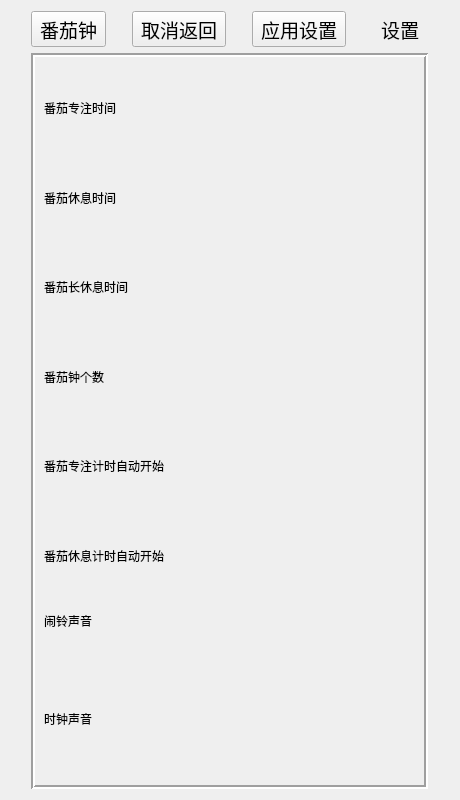
<?xml version="1.0" encoding="UTF-8"?>
<ui version="4.0">
 <class>Widget</class>
 <widget class="QWidget" name="Widget">
  <property name="geometry">
   <rect>
    <x>0</x>
    <y>0</y>
    <width>460</width>
    <height>800</height>
   </rect>
  </property>
  <property name="windowTitle">
   <string>谷哥番茄钟</string>
  </property>
  <layout class="QGridLayout" name="gridLayout_2">
   <item row="0" column="3">
    <widget class="QToolButton" name="tool_btn_settings">
     <property name="font">
      <font>
       <family>Yuppy SC</family>
       <pointsize>14</pointsize>
      </font>
     </property>
     <property name="cursor">
      <cursorShape>PointingHandCursor</cursorShape>
     </property>
     <property name="text">
      <string>设置</string>
     </property>
     <property name="icon">
      <iconset resource="res.qrc">
       <normaloff>:/Icons/settings_button.png</normaloff>:/Icons/settings_button.png</iconset>
     </property>
     <property name="iconSize">
      <size>
       <width>32</width>
       <height>32</height>
      </size>
     </property>
     <property name="shortcut">
      <string>Alt+S</string>
     </property>
     <property name="toolButtonStyle">
      <enum>Qt::ToolButtonTextUnderIcon</enum>
     </property>
     <property name="autoRaise">
      <bool>true</bool>
     </property>
    </widget>
   </item>
   <item row="0" column="1">
    <widget class="QToolButton" name="settings_cancel_btn">
     <property name="font">
      <font>
       <family>Yuppy SC</family>
       <pointsize>14</pointsize>
      </font>
     </property>
     <property name="cursor">
      <cursorShape>PointingHandCursor</cursorShape>
     </property>
     <property name="text">
      <string>取消返回</string>
     </property>
     <property name="icon">
      <iconset resource="res.qrc">
       <normaloff>:/Icons/cancel_button.png</normaloff>:/Icons/cancel_button.png</iconset>
     </property>
     <property name="iconSize">
      <size>
       <width>44</width>
       <height>32</height>
      </size>
     </property>
     <property name="shortcut">
      <string>Backspace</string>
     </property>
     <property name="toolButtonStyle">
      <enum>Qt::ToolButtonTextUnderIcon</enum>
     </property>
    </widget>
   </item>
   <item row="0" column="2">
    <widget class="QToolButton" name="settings_apply_btn">
     <property name="font">
      <font>
       <family>Yuppy SC</family>
       <pointsize>14</pointsize>
      </font>
     </property>
     <property name="cursor">
      <cursorShape>PointingHandCursor</cursorShape>
     </property>
     <property name="text">
      <string>应用设置</string>
     </property>
     <property name="icon">
      <iconset resource="res.qrc">
       <normaloff>:/Icons/apply_button.png</normaloff>:/Icons/apply_button.png</iconset>
     </property>
     <property name="iconSize">
      <size>
       <width>44</width>
       <height>32</height>
      </size>
     </property>
     <property name="shortcut">
      <string>Alt+A</string>
     </property>
     <property name="toolButtonStyle">
      <enum>Qt::ToolButtonTextUnderIcon</enum>
     </property>
    </widget>
   </item>
   <item row="0" column="0">
    <widget class="QToolButton" name="tool_btn_clock">
     <property name="font">
      <font>
       <family>Yuppy SC</family>
       <pointsize>14</pointsize>
      </font>
     </property>
     <property name="cursor">
      <cursorShape>PointingHandCursor</cursorShape>
     </property>
     <property name="text">
      <string>番茄钟</string>
     </property>
     <property name="icon">
      <iconset resource="res.qrc">
       <normaloff>:/Icons/pomo_button_2.png</normaloff>:/Icons/pomo_button_2.png</iconset>
     </property>
     <property name="iconSize">
      <size>
       <width>44</width>
       <height>32</height>
      </size>
     </property>
     <property name="toolButtonStyle">
      <enum>Qt::ToolButtonTextUnderIcon</enum>
     </property>
    </widget>
   </item>
   <item row="1" column="0" colspan="4">
    <widget class="QStackedWidget" name="stackedWidget">
     <property name="frameShape">
      <enum>QFrame::Box</enum>
     </property>
     <property name="frameShadow">
      <enum>QFrame::Sunken</enum>
     </property>
     <property name="lineWidth">
      <number>2</number>
     </property>
     <property name="midLineWidth">
      <number>0</number>
     </property>
     <property name="currentIndex">
      <number>1</number>
     </property>
     <widget class="QWidget" name="page">
      <layout class="QGridLayout" name="gridLayout_4">
       <item row="1" column="0">
        <widget class="QToolButton" name="tool_btn_pause">
         <property name="font">
          <font>
           <family>Yuppy SC</family>
           <pointsize>12</pointsize>
          </font>
         </property>
         <property name="cursor">
          <cursorShape>PointingHandCursor</cursorShape>
         </property>
         <property name="text">
          <string>暂停</string>
         </property>
         <property name="icon">
          <iconset resource="res.qrc">
           <normaloff>:/Icons/pause-button.png</normaloff>:/Icons/pause-button.png</iconset>
         </property>
         <property name="iconSize">
          <size>
           <width>32</width>
           <height>32</height>
          </size>
         </property>
         <property name="shortcut">
          <string>Left</string>
         </property>
         <property name="toolButtonStyle">
          <enum>Qt::ToolButtonTextUnderIcon</enum>
         </property>
         <property name="autoRaise">
          <bool>true</bool>
         </property>
        </widget>
       </item>
       <item row="1" column="1">
        <widget class="QToolButton" name="tool_btn_start">
         <property name="font">
          <font>
           <family>Yuppy SC</family>
           <pointsize>12</pointsize>
          </font>
         </property>
         <property name="cursor">
          <cursorShape>PointingHandCursor</cursorShape>
         </property>
         <property name="text">
          <string>开始</string>
         </property>
         <property name="icon">
          <iconset resource="res.qrc">
           <normaloff>:/Icons/play_button_1.png</normaloff>:/Icons/play_button_1.png</iconset>
         </property>
         <property name="iconSize">
          <size>
           <width>32</width>
           <height>32</height>
          </size>
         </property>
         <property name="shortcut">
          <string>Space</string>
         </property>
         <property name="toolButtonStyle">
          <enum>Qt::ToolButtonTextUnderIcon</enum>
         </property>
         <property name="autoRaise">
          <bool>true</bool>
         </property>
        </widget>
       </item>
       <item row="1" column="2">
        <widget class="QToolButton" name="tool_btn_next">
         <property name="font">
          <font>
           <family>Yuppy SC</family>
           <pointsize>12</pointsize>
          </font>
         </property>
         <property name="cursor">
          <cursorShape>PointingHandCursor</cursorShape>
         </property>
         <property name="text">
          <string>快进</string>
         </property>
         <property name="icon">
          <iconset resource="res.qrc">
           <normaloff>:/Icons/fast-forward-button.png</normaloff>:/Icons/fast-forward-button.png</iconset>
         </property>
         <property name="iconSize">
          <size>
           <width>32</width>
           <height>32</height>
          </size>
         </property>
         <property name="shortcut">
          <string>Right</string>
         </property>
         <property name="toolButtonStyle">
          <enum>Qt::ToolButtonTextUnderIcon</enum>
         </property>
         <property name="autoRaise">
          <bool>true</bool>
         </property>
        </widget>
       </item>
       <item row="0" column="0" colspan="3">
        <layout class="QGridLayout" name="gridLayout_round_progress_bar"/>
       </item>
      </layout>
     </widget>
     <widget class="QWidget" name="page_2">
      <layout class="QGridLayout" name="gridLayout">
       <item row="0" column="0">
        <widget class="QLabel" name="label_pomo_working_time">
         <property name="font">
          <font>
           <family>Yuppy SC</family>
          </font>
         </property>
         <property name="text">
          <string>番茄专注时间</string>
         </property>
        </widget>
       </item>
       <item row="0" column="1">
        <widget class="MinutesSecondsBox" name="box_pomo_working_time_setting" native="true"/>
       </item>
       <item row="1" column="0">
        <widget class="QLabel" name="label_pomo_rest_time">
         <property name="font">
          <font>
           <family>Yuppy SC</family>
          </font>
         </property>
         <property name="text">
          <string>番茄休息时间</string>
         </property>
        </widget>
       </item>
       <item row="1" column="1">
        <widget class="MinutesSecondsBox" name="box_pomo_rest_time_setting" native="true"/>
       </item>
       <item row="2" column="0">
        <widget class="QLabel" name="label_pomo_long_rest_time">
         <property name="font">
          <font>
           <family>Yuppy SC</family>
          </font>
         </property>
         <property name="text">
          <string>番茄长休息时间</string>
         </property>
        </widget>
       </item>
       <item row="2" column="1">
        <widget class="MinutesSecondsBox" name="box_pomo_long_rest_time_setting" native="true"/>
       </item>
       <item row="3" column="0">
        <widget class="QLabel" name="label_pomo_number">
         <property name="font">
          <font>
           <family>Yuppy SC</family>
          </font>
         </property>
         <property name="text">
          <string>番茄钟个数</string>
         </property>
        </widget>
       </item>
       <item row="3" column="1">
        <widget class="SpinSliderBox" name="box_pomo_number_setting" native="true"/>
       </item>
       <item row="4" column="0">
        <widget class="QLabel" name="label_auto_start_working">
         <property name="font">
          <font>
           <family>Yuppy SC</family>
          </font>
         </property>
         <property name="text">
          <string>番茄专注计时自动开始</string>
         </property>
        </widget>
       </item>
       <item row="4" column="1">
        <layout class="QGridLayout" name="gridLayout_auto_start_working">
         <property name="leftMargin">
          <number>10</number>
         </property>
         <property name="topMargin">
          <number>10</number>
         </property>
         <property name="rightMargin">
          <number>10</number>
         </property>
         <property name="bottomMargin">
          <number>10</number>
         </property>
         <property name="spacing">
          <number>-1</number>
         </property>
        </layout>
       </item>
       <item row="5" column="0">
        <widget class="QLabel" name="label_auto_start_break">
         <property name="font">
          <font>
           <family>Yuppy SC</family>
          </font>
         </property>
         <property name="text">
          <string>番茄休息计时自动开始</string>
         </property>
        </widget>
       </item>
       <item row="5" column="1">
        <layout class="QGridLayout" name="gridLayout_auto_start_break">
         <property name="leftMargin">
          <number>10</number>
         </property>
         <property name="topMargin">
          <number>10</number>
         </property>
         <property name="rightMargin">
          <number>10</number>
         </property>
         <property name="bottomMargin">
          <number>10</number>
         </property>
         <property name="spacing">
          <number>-1</number>
         </property>
        </layout>
       </item>
       <item row="6" column="0">
        <widget class="QLabel" name="label_alarm_sound">
         <property name="font">
          <font>
           <family>Yuppy SC</family>
          </font>
         </property>
         <property name="text">
          <string>闹铃声音


</string>
         </property>
        </widget>
       </item>
       <item row="6" column="1">
        <widget class="SoundsControlPanel" name="alarm_sound_settings" native="true"/>
       </item>
       <item row="7" column="0">
        <widget class="QLabel" name="label_ticking_sound">
         <property name="font">
          <font>
           <family>Yuppy SC</family>
          </font>
         </property>
         <property name="text">
          <string>时钟声音

</string>
         </property>
        </widget>
       </item>
       <item row="7" column="1">
        <widget class="SoundsControlPanel" name="ticking_sound_settings" native="true"/>
       </item>
      </layout>
     </widget>
    </widget>
   </item>
  </layout>
 </widget>
 <customwidgets>
  <customwidget>
   <class>SpinSliderBox</class>
   <extends>QWidget</extends>
   <header location="global">Components/spinsliderbox.h</header>
   <container>1</container>
  </customwidget>
  <customwidget>
   <class>MinutesSecondsBox</class>
   <extends>QWidget</extends>
   <header location="global">Components/minutessecondsbox.h</header>
   <container>1</container>
  </customwidget>
  <customwidget>
   <class>SoundsControlPanel</class>
   <extends>QWidget</extends>
   <header location="global">Components/soundscontrolpanel.h</header>
   <container>1</container>
  </customwidget>
 </customwidgets>
 <resources>
  <include location="res.qrc"/>
 </resources>
 <connections/>
</ui>
